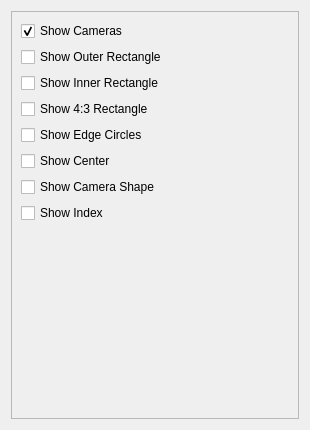
<?xml version="1.0" encoding="UTF-8"?>
<ui version="4.0">
 <class>CameraView</class>
 <widget class="QWidget" name="CameraView">
  <property name="geometry">
   <rect>
    <x>0</x>
    <y>0</y>
    <width>310</width>
    <height>430</height>
   </rect>
  </property>
  <property name="windowTitle">
   <string>Cameras</string>
  </property>
  <layout class="QVBoxLayout" name="verticalLayout">
   <item>
    <widget class="QScrollArea" name="scrollArea">
     <property name="widgetResizable">
      <bool>true</bool>
     </property>
     <widget class="QWidget" name="scrollAreaWidgetContents">
      <property name="geometry">
       <rect>
        <x>0</x>
        <y>0</y>
        <width>294</width>
        <height>414</height>
       </rect>
      </property>
      <layout class="QVBoxLayout" name="verticalLayout_2">
       <item>
        <widget class="QCheckBox" name="ShowCameras">
         <property name="text">
          <string>Show Cameras</string>
         </property>
         <property name="checked">
          <bool>true</bool>
         </property>
        </widget>
       </item>
       <item>
        <widget class="QCheckBox" name="ShowOuter">
         <property name="text">
          <string>Show Outer Rectangle</string>
         </property>
        </widget>
       </item>
       <item>
        <widget class="QCheckBox" name="ShowInner">
         <property name="text">
          <string>Show Inner Rectangle</string>
         </property>
        </widget>
       </item>
       <item>
        <widget class="QCheckBox" name="Show43">
         <property name="text">
          <string>Show 4:3 Rectangle</string>
         </property>
        </widget>
       </item>
       <item>
        <widget class="QCheckBox" name="ShowEdgeCircles">
         <property name="text">
          <string>Show Edge Circles</string>
         </property>
        </widget>
       </item>
       <item>
        <widget class="QCheckBox" name="ShowCenter">
         <property name="text">
          <string>Show Center</string>
         </property>
        </widget>
       </item>
       <item>
        <widget class="QCheckBox" name="ShowCameraShape">
         <property name="text">
          <string>Show Camera Shape</string>
         </property>
        </widget>
       </item>
       <item>
        <widget class="QCheckBox" name="ShowIndex">
         <property name="text">
          <string>Show Index</string>
         </property>
        </widget>
       </item>
       <item>
        <spacer name="verticalSpacer">
         <property name="orientation">
          <enum>Qt::Orientation::Vertical</enum>
         </property>
         <property name="sizeHint" stdset="0">
          <size>
           <width>20</width>
           <height>40</height>
          </size>
         </property>
        </spacer>
       </item>
      </layout>
     </widget>
    </widget>
   </item>
  </layout>
 </widget>
 <resources/>
 <connections>
  <connection>
   <sender>ShowCameras</sender>
   <signal>toggled(bool)</signal>
   <receiver>ShowOuter</receiver>
   <slot>setEnabled(bool)</slot>
   <hints>
    <hint type="sourcelabel">
     <x>49</x>
     <y>34</y>
    </hint>
    <hint type="destinationlabel">
     <x>51</x>
     <y>58</y>
    </hint>
   </hints>
  </connection>
  <connection>
   <sender>ShowCameras</sender>
   <signal>toggled(bool)</signal>
   <receiver>ShowInner</receiver>
   <slot>setEnabled(bool)</slot>
   <hints>
    <hint type="sourcelabel">
     <x>70</x>
     <y>29</y>
    </hint>
    <hint type="destinationlabel">
     <x>73</x>
     <y>85</y>
    </hint>
   </hints>
  </connection>
  <connection>
   <sender>ShowCameras</sender>
   <signal>toggled(bool)</signal>
   <receiver>Show43</receiver>
   <slot>setEnabled(bool)</slot>
   <hints>
    <hint type="sourcelabel">
     <x>98</x>
     <y>25</y>
    </hint>
    <hint type="destinationlabel">
     <x>98</x>
     <y>114</y>
    </hint>
   </hints>
  </connection>
  <connection>
   <sender>ShowCameras</sender>
   <signal>toggled(bool)</signal>
   <receiver>ShowEdgeCircles</receiver>
   <slot>setEnabled(bool)</slot>
   <hints>
    <hint type="sourcelabel">
     <x>128</x>
     <y>27</y>
    </hint>
    <hint type="destinationlabel">
     <x>126</x>
     <y>147</y>
    </hint>
   </hints>
  </connection>
  <connection>
   <sender>ShowCameras</sender>
   <signal>toggled(bool)</signal>
   <receiver>ShowCenter</receiver>
   <slot>setEnabled(bool)</slot>
   <hints>
    <hint type="sourcelabel">
     <x>152</x>
     <y>25</y>
    </hint>
    <hint type="destinationlabel">
     <x>150</x>
     <y>163</y>
    </hint>
   </hints>
  </connection>
  <connection>
   <sender>ShowCameras</sender>
   <signal>toggled(bool)</signal>
   <receiver>ShowCameraShape</receiver>
   <slot>setEnabled(bool)</slot>
   <hints>
    <hint type="sourcelabel">
     <x>172</x>
     <y>22</y>
    </hint>
    <hint type="destinationlabel">
     <x>176</x>
     <y>190</y>
    </hint>
   </hints>
  </connection>
  <connection>
   <sender>ShowCameras</sender>
   <signal>toggled(bool)</signal>
   <receiver>ShowIndex</receiver>
   <slot>setEnabled(bool)</slot>
   <hints>
    <hint type="sourcelabel">
     <x>201</x>
     <y>30</y>
    </hint>
    <hint type="destinationlabel">
     <x>202</x>
     <y>231</y>
    </hint>
   </hints>
  </connection>
 </connections>
</ui>
